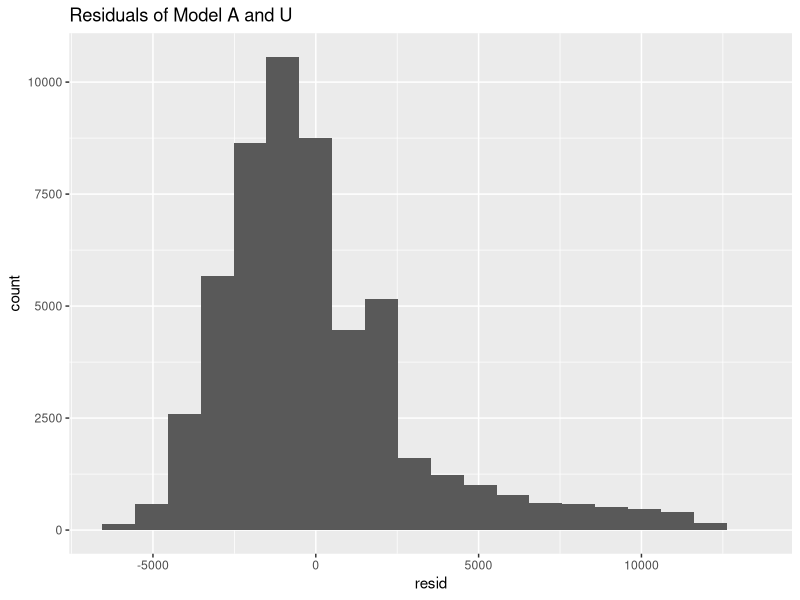
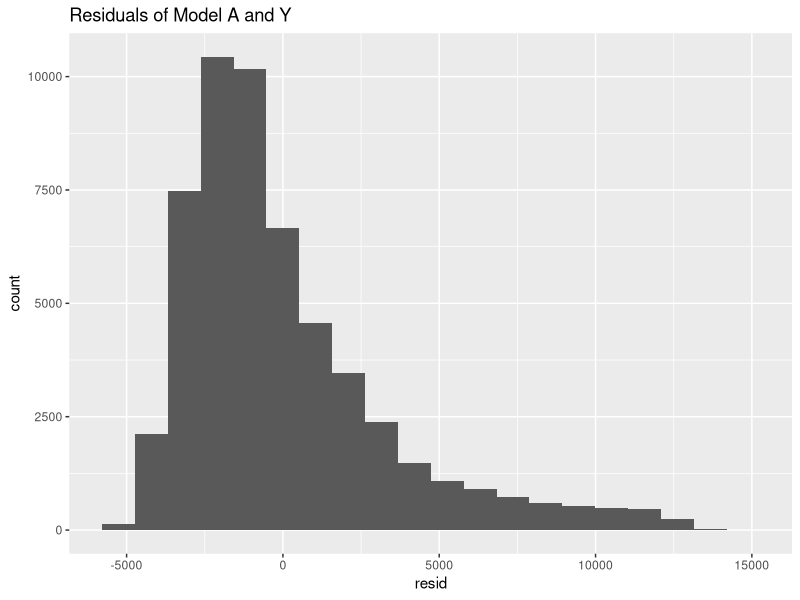
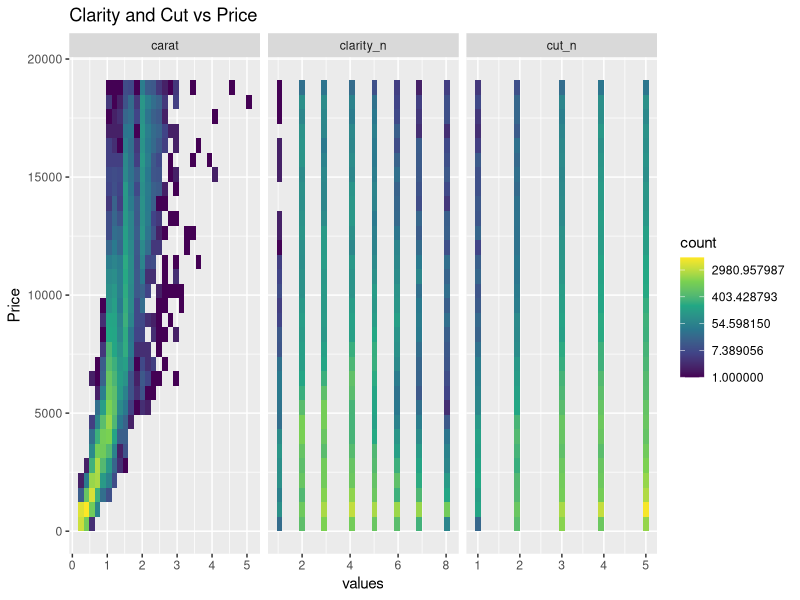
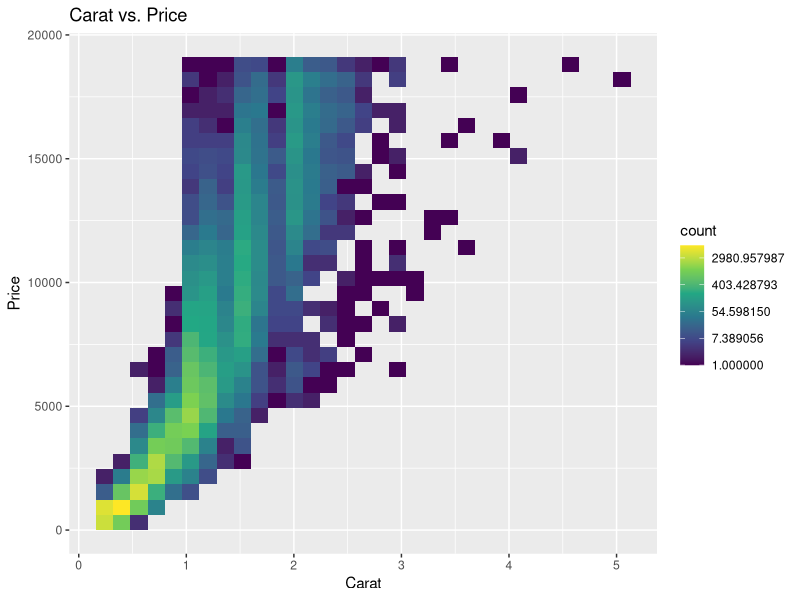
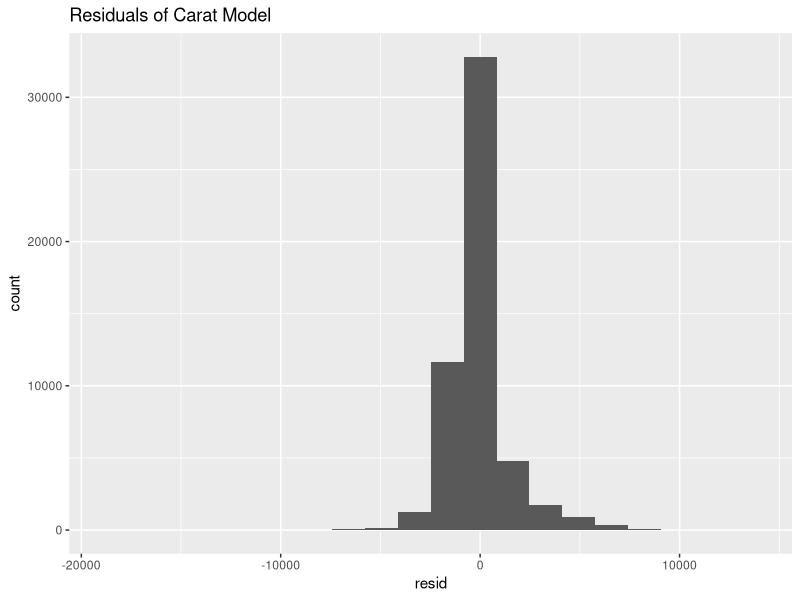
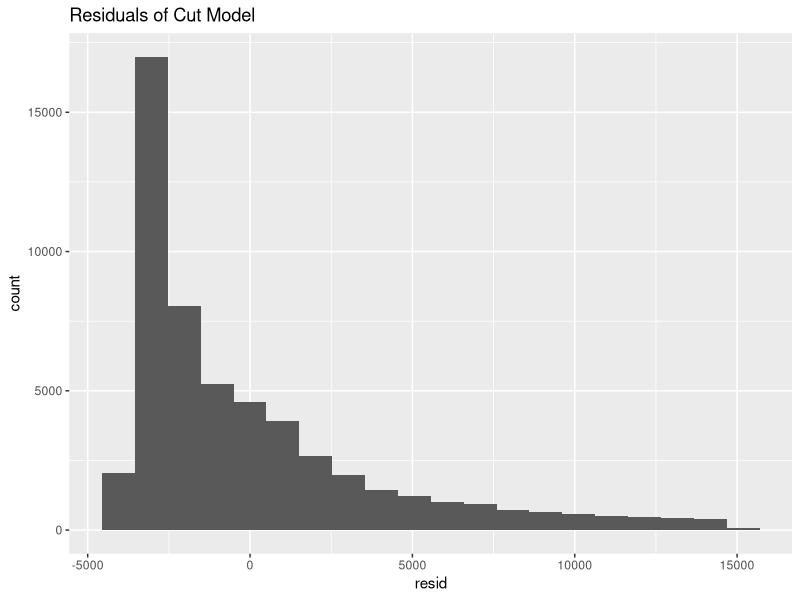
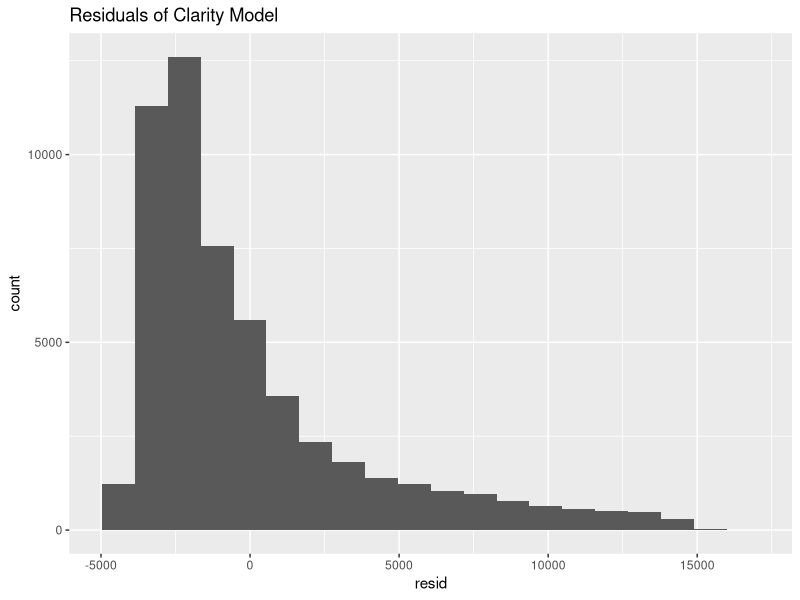

Source code (R) for these figures, in order: (Note: this script raises an error after producing the figures.)
## ---- chunk 1
library(readr)
diamond_df <- read_csv("data/diamonds.csv")
## ---- chunk 2
library(tidyverse)
diamond_1 <- diamonds %>%
  select(carat, cut, clarity, price) %>%
  mutate(
    cut_n = as.numeric(factor(
      cut,
      levels = c("Fair", "Good", "Very Good", "Premium", "Ideal")
    )
  ),
    clarity_n = as.numeric(factor(
      clarity,
      levels = c("I1", "SI2", "SI1", "VS2", "VS1", "VVS2", "VVS1", "IF")
    ))
  )
## ---- chunk 3
library(broom)
library(tidyverse)
library(modelr)
Diamond_model_a <- lm(price ~ carat, data = diamond_1)
Diamond_model_a %>%
  glance()

Diamond_model_u <- lm(price ~ cut_n, data = diamond_1)
Diamond_model_u %>%
  glance()

Diamond_model_y <- lm(price ~ clarity_n, data = diamond_1)
Diamond_model_y %>%
  glance()

diamond_ma_df <- diamond_1 %>%
  add_predictions(Diamond_model_a) %>%
  add_residuals(Diamond_model_a)
diamond_mu_df <- diamond_1 %>%
  add_predictions(Diamond_model_u) %>%
  add_residuals(Diamond_model_u)
diamond_my_df <- diamond_1 %>%
  add_predictions(Diamond_model_y) %>%
  add_residuals(Diamond_model_y)
## ---- chunk 4
diamond_2 <- diamond_1 %>%
  mutate(
    Weight_com_Clar = clarity_n / carat,
    Weight_com_Cut = cut_n / carat
  )
## ---- chunk 5
Diamond_model_au <- lm(price ~ Weight_com_Cut, data = diamond_2)
## ---- chunk 6
Diamond_model_au %>%
  tidy()
## ---- chunk 7
Diamond_model_au %>%
  glance()
## ---- chunk 8
Diamond_model_ay <- lm(price ~ Weight_com_Clar, data = diamond_2)
## ---- chunk 9
Diamond_model_ay %>%
  tidy()
## ---- chunk 10
Diamond_model_ay %>%
  glance()
## ---- chunk 11
diamond_may_df <- diamond_2 %>%
  add_predictions(Diamond_model_ay) %>%
  add_residuals(Diamond_model_ay)

diamond_mau_df <- diamond_2 %>%
  add_predictions(Diamond_model_au) %>%
  add_residuals(Diamond_model_au)
## ---- chunk 12
diamond_mau_df %>%
  ggplot()+
  geom_histogram(mapping = aes(x = resid), bins = 20) +
  labs(title = "Residuals of Model A and U")
## ---- chunk 13
diamond_may_df %>%
  ggplot()+
  geom_histogram(mapping = aes(x = resid), bins = 20) +
  labs(title = "Residuals of Model A and Y")
## ---- chunk 14
diamond_1 %>%
  pivot_longer(cols = cut_n|clarity_n|carat,
               names_to = "measurement",
               values_to = "value") %>%
  ggplot() +
  geom_bin2d(aes(x = value, y = price)) +
  labs(
    title = "Clarity and Cut vs. Price",
    x = "values",
    y = "Price"
  ) + 
scale_fill_viridis_c(trans = "log") +
  facet_wrap(~ measurement, scales = "free_x") +
  labs(title = "Clarity and Cut vs Price")
## ---- chunk 15
diamond_1 %>%
  ggplot() +
  geom_bin2d(aes(x = carat, y = price)) +
  labs(
    title = "Carat vs. Price",
    x = "Carat",
    y = "Price"
  ) + 
scale_fill_viridis_c(trans = "log")
## ---- chunk 16
diamond_ma_df %>%
  ggplot()+
  geom_histogram(mapping = aes(x = resid), bins = 20) +
  labs(title = "Residuals of Carat Model")
diamond_mu_df %>%
  ggplot()+
  geom_histogram(mapping = aes(x = resid), bins = 20) +
  labs(title = "Residuals of Cut Model")
diamond_my_df %>%
  ggplot()+
  geom_histogram(mapping = aes(x = resid), bins = 20) +
  labs(title = "Residuals of Clarity Model")
## ---- chunk 17
sessionInfo()
suppressPackageStartupMessages(library(tidyverse))
suppressPackageStartupMessages(library(broom))
suppressPackageStartupMessages(library(modelr))
diamonds <- readr::read_csv("data/sample_data.csv")
## ---- chunk 18
diamond_1 <- diamonds %>%
  select(carat, cut, clarity, price) %>%
  mutate(
    cut_n = as.numeric(factor(
      cut,
      levels = c("Fair", "Good", "Very Good", "Premium", "Ideal")
    )
  ),
    clarity_n = as.numeric(factor(
      clarity,
      levels = c("I1", "SI2", "SI1", "VS2", "VS1", "VVS2", "VVS1", "IF")
    ))
  )
## ---- chunk 19
diamond_1 %>%
  pivot_longer(cols = cut_n:clarity_n,
               names_to = "measurement",
               values_to = "value") %>%
  ggplot() +
    geom_bin2d(aes(x = value, y = price)) +
    scale_fill_viridis_c(trans = "log") +
    facet_wrap(~ measurement, scales = "free_x")
## ---- chunk 20
diamond_1 %>%
  ggplot() +
  geom_bin2d(aes(x = carat, y = price)) +
  labs(
    title = "Carat vs. Price",
    x = "Carat",
    y = "Price"
  ) + 
scale_fill_viridis_c(trans = "log")
## ---- chunk 21
Diamond_model_a <- lm(price ~ carat, data = diamond_1)
## ---- chunk 22
Diamond_model_a %>%
  tidy()
## ---- chunk 23
Diamond_model_a %>%
  glance()
## ---- chunk 24
Diamond_model_u <- lm(price ~ cut_n, data = diamond_1)
## ---- chunk 25
Diamond_model_u %>%
  tidy()
## ---- chunk 26
Diamond_model_u %>%
  glance()
## ---- chunk 27
Diamond_model_y <- lm(price ~ clarity_n, data = diamond_1)
## ---- chunk 28
Diamond_model_y %>%
  tidy()
## ---- chunk 29
Diamond_model_y %>%
  glance()
## ---- chunk 30
diamond_ma_df <- diamond_1 %>%
  add_predictions(Diamond_model_a) %>%
  add_residuals(Diamond_model_a)
## ---- chunk 31
diamond_ma_df
## ---- chunk 32
ggplot(diamond_ma_df) +
  geom_bin2d(aes(x = price, y = carat)) +
  labs(
    title = "Carat vs. Price",
    x = "Price",
    y = "Carat"
  ) + 
scale_fill_viridis_c(trans = "log") +
  geom_abline(slope = Diamond_model_a$coefficients[2], intercept = Diamond_model_a$coefficients[1])
## ---- chunk 33
diamond_mu_df <- diamond_1 %>%
  add_predictions(Diamond_model_u) %>%
  add_residuals(Diamond_model_u)
## ---- chunk 34
diamond_mu_df
## ---- chunk 35
ggplot(diamond_mu_df) +
  geom_point(mapping = aes(x = price, y = cut)) +
  geom_abline(slope = Diamond_model_u$coefficients[2], intercept = Diamond_model_u$coefficients[1])
## ---- chunk 36
diamond_my_df <- diamond_1 %>%
  add_predictions(Diamond_model_y) %>%
  add_residuals(Diamond_model_y)
## ---- chunk 37
diamond_my_df
## ---- chunk 38
ggplot(diamond_my_df) +
  geom_point(mapping = aes(x = price, y = clarity)) +
  geom_abline(slope = Diamond_model_y$coefficients[2], intercept = Diamond_model_y$coefficients[1])
## ---- chunk 39
diamond_ma_df %>%
  ggplot()+
  geom_histogram(mapping = aes(x = resid), bins = 20) +
  labs(title = "Residuals of Model A")
## ---- chunk 40
diamond_mu_df %>%
  ggplot()+
  geom_histogram(mapping = aes(x = resid), bins = 20) +
  labs(title = "Residuals of Model U")
## ---- chunk 41
diamond_my_df %>%
  ggplot()+
  geom_histogram(mapping = aes(x = resid), bins = 20) +
  labs(title = "Residuals of Model Y")
## ---- chunk 42
diamond_2 <- diamond_1 %>%
  mutate(
    Weight_com_Clar = clarity_n / carat,
    Weight_com_Cut = cut_n / carat
  )
## ---- chunk 43
Diamond_model_au <- lm(price ~ Weight_com_Cut, data = diamond_2)
## ---- chunk 44
Diamond_model_au %>%
  tidy()
## ---- chunk 45
Diamond_model_au %>%
  glance()
## ---- chunk 46
Diamond_model_ay <- lm(price ~ Weight_com_Clar, data = diamond_2)
## ---- chunk 47
Diamond_model_ay %>%
  tidy()
## ---- chunk 48
Diamond_model_ay %>%
  glance()
## ---- chunk 49
diamond_may_df <- diamond_2 %>%
  add_predictions(Diamond_model_ay) %>%
  add_residuals(Diamond_model_ay)
## ---- chunk 50
diamond_mau_df <- diamond_2 %>%
  add_predictions(Diamond_model_au) %>%
  add_residuals(Diamond_model_au)
## ---- chunk 51
diamond_mau_df %>%
  ggplot()+
  geom_histogram(mapping = aes(x = resid), bins = 20) +
  labs(title = "Residuals of Model A and U")
## ---- chunk 52
diamond_may_df %>%
  ggplot()+
  geom_histogram(mapping = aes(x = resid), bins = 20) +
  labs(title = "Residuals of Model A and Y")
